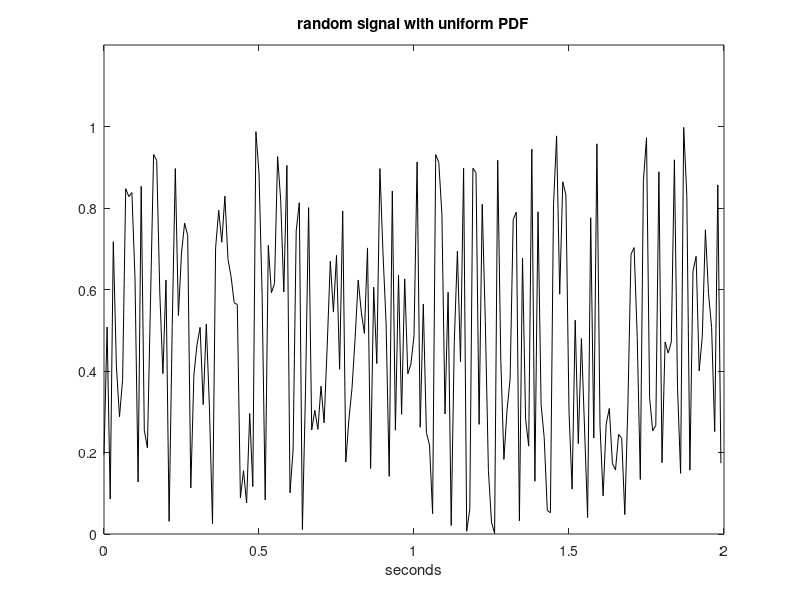

Recreate this plot in MATLAB.
% Random signal with uniform PDF
fs = 100;                   %sampling frequency in Hz
tiv = 1/fs;                 %time interval between samples;
t = 0:tiv:(2-tiv);          %time intervals set (200 values)
N = length(t);              %number of data points
y = rand(N,1);              %random signal data set

plot(t,y,'-k');             %plots figure
axis([0 2 0 1.2]);
xlabel('seconds');
title('random signal with uniform PDF');
